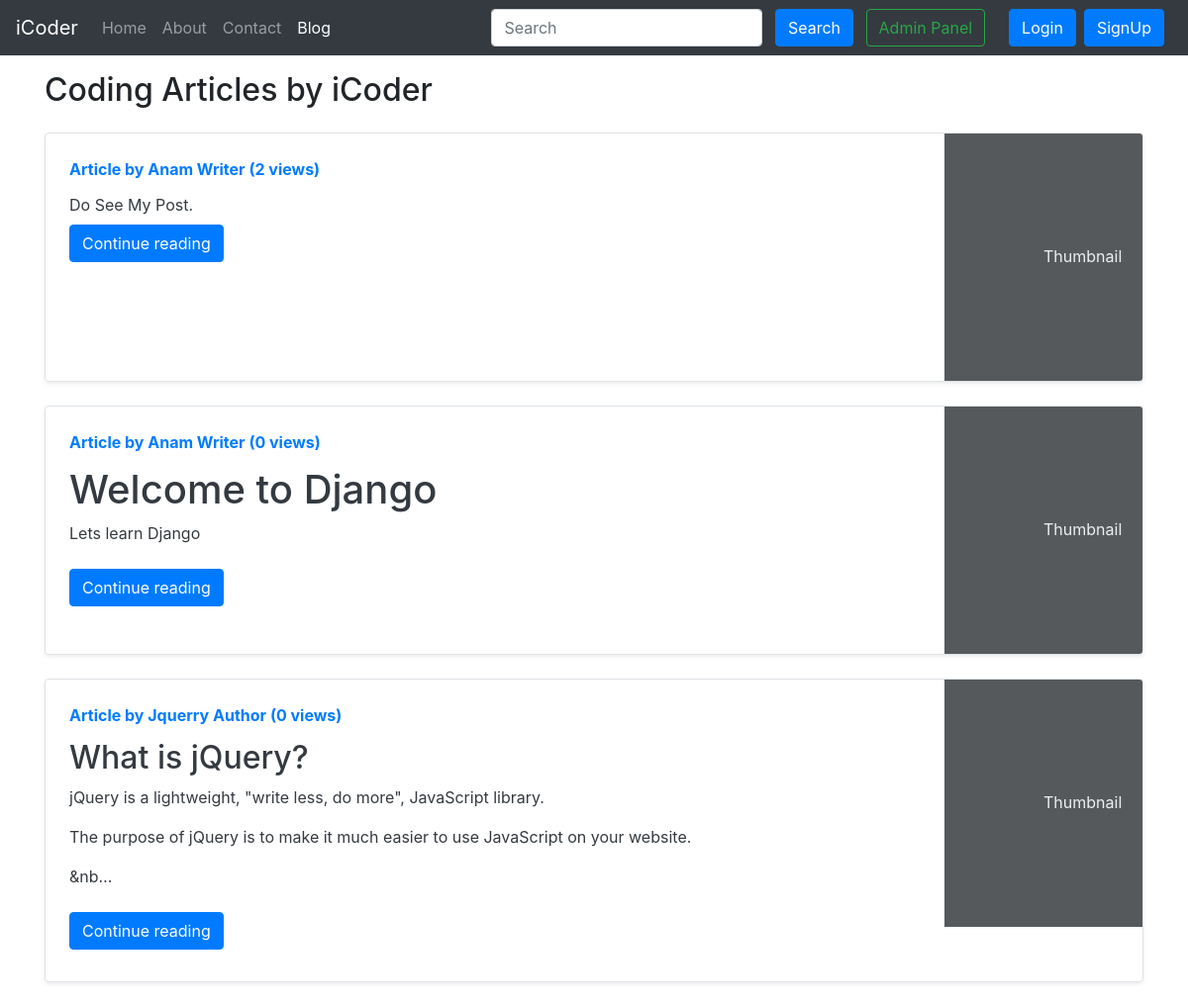
Screenshot of /blog/ with the database file from the repository.
### blog/models.py (models this page shows, shortened)
class Post(models.Model):
    sno=models.AutoField(primary_key=True)
    title=models.CharField(max_length=255)
    author=models.CharField(max_length=14)
    slug=models.CharField(max_length=130)
    views = models.IntegerField(default=0)
    timeStamp=models.DateTimeField(blank=True)
    content=models.TextField()

### blog/views.py (the view)
# urls.py: path('', views.blogHome, name="blogHome"),
def blogHome(request):
    allPosts= Post.objects.all()
    context={'allPosts': allPosts}
    return render(request, "blog/blogHome.html", context)

### templates/blog/blogHome.html (shortened to what this page needs)
{% extends 'base.html' %}
{% block blogactive %} active {% endblock blogactive %}
{% block body %}
<div class="container my-3">
    <h2>Coding Articles by iCoder</h2>
    {% for post in allPosts  %}
    <div class="row no-gutters border rounded overflow-hidden flex-md-row mb-4 shadow-sm h-md-250 my-4 position-relative">
        <div class="col p-4 d-flex flex-column position-static">
            <strong class="d-inline-block mb-2 text-primary">Article  by {{post.author}} ({{post.views}} views)</strong>
            <h3 class="mb-0"><a class="text-dark" href="/blog/{{post.slug}}"{{post.title}} </a> </h3>
            <p class="card-text mb-auto">{{post.content|safe| truncatechars:200}}</p>
            <div class="my-2">
            	<a href="/blog/{{post.slug}}" role="button" class="btn btn-primary">Continue reading</a>
            </div>
        </div>
        <div class="col-auto d-none d-lg-block">
            <svg class="bd-placeholder-img" width="200" height="250" xmlns="http://www.w3.org/2000/svg" preserveAspectRatio="xMidYMid slice" focusable="false" role="img" aria-label="Placeholder: Thumbnail">
                <rect width="100%" height="100%" fill="#55595c"></rect><text x="50%" y="50%" fill="#eceeef" dy=".3em">Thumbnail</text>
            </svg>
        </div>
        </div>
        {% endfor %}
    </div>
 {% endblock %}

### rows the page displays
Post: author "Anam Writer", views "2", content "Do See My Post."
Post: author "Anam Writer", views "0", content "Welcome to Django Lets learn Django"
Post: author "Jquerry Author", views "0", content "What is jQuery? jQuery is a lightweight, \"write less, do more\", JavaScript library. The purpose of jQuery is to make it much easier to use JavaScript on your website. &nb…"
